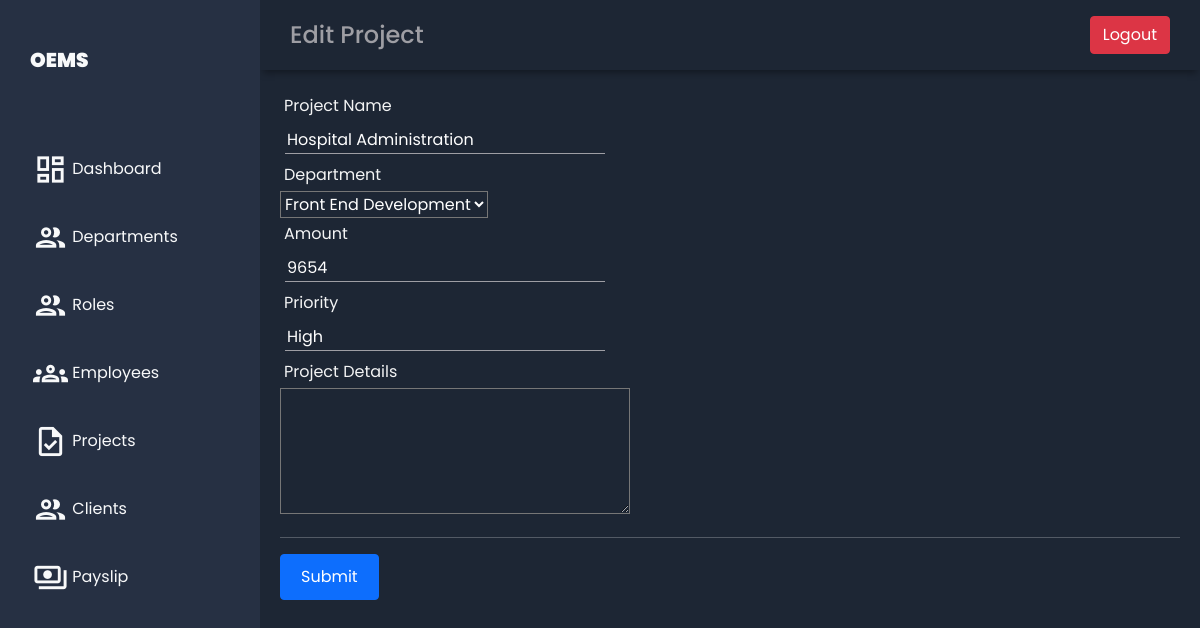
Screenshot of /edit_project/1 with the database file from the repository.
### emp_app/models.py (models this page shows, shortened)
class Project(models.Model):
    project_name = models.CharField(max_length= 100, null= True)
    project_details = models.TextField(blank=True, max_length=255)
    amount = models.IntegerField(default=0)
    priority = models.CharField(max_length=100,null=True, blank=True)
    client_name = models.ForeignKey(Client, on_delete=models.CASCADE)
    dept = models.ForeignKey(Department, on_delete=models.CASCADE,blank=True, null=True)

### emp_app/views.py (the view, shortened to what this page needs)
# urls.py: path('edit_project/<int:id>',edit_project, name='edit_project'),
def edit_project(request, id):
    project = Project.objects.get(id=id)
    depts = Department.objects.all()
    context = {
        "project": project,
        "depts": depts,
    }
    return render(request, 'projects/edit_project.html', context)

### templates/projects/edit_project.html (shortened to what this page needs)
{% extends "employees/base.html" %}
{% load static %}
{% block header %}Edit Project{% endblock %}
{% block content %}
 <link rel="stylesheet" href="{% static '/css/add_client.css' %}">
<main class="main-container">
  <form action="" method="post">
    <label for="project_name">Project Name</label><br >
    <input
      type="text"
      id="project_name"
      name="project_name"
      value="{{ project.project_name }}"
      class="text-white"><br>
    <label for="dept_name">Department</label><br>
    <select name="dept_name" aria-label="Default select example" class= "bg-transparent text-white">
      {% for dept in depts %}
      <option class="bg-transparent text-dark" value="{{dept.dept_name}}">{{dept.dept_name}}</option>
      {% endfor %}
    </select>
    <br>
    <label for="amount">Amount</label><br >
    <input
      type="number"
      id="amount"
      name="amount"
      value="{{ project.amount }}"
      class="text-white"><br>
    <label for="priority">Priority</label><br >
    <input
      type="text"
      id="priority"
      name="priority"
      value="{{ project.priority }}"
      class="text-white"><br>
    <label for="project_details">Project Details</label><br>
    <textarea type="text" id="project_details" name="project_details" value="{{project.project_details}}" class= "bg-transparent text-white" style="width: 350px"rows="5"></textarea> <br>
    <hr>
    <button type="submit" class="btn btn-primary">Submit</button>
  </form>
</main>
{% endblock %}

### static/css/base.css (style rules this page uses)
body { margin: 0; padding: 0; background-color: #1d2634; color: #9e9ea4; font-family: 'Poppins', sans-serif; }

### static/css/add_client.css (style rules this page uses)
.main-container { grid-area: main; overflow-y: auto; padding: 20px 20px; color: rgba(255, 255, 255, 0.95); }
.main-container label { margin: 4px; }
.main-container input { margin: 5px; background-color: #1d2634; border: none; border-bottom: 1px solid #9e9ea4; }
.main-container button { padding: 10px 20px ; }

### rows the page displays
Project: project_name "Hospital Administration", amount "9654", priority "High"

### other values shown
form field dept_name "Front End Development"
